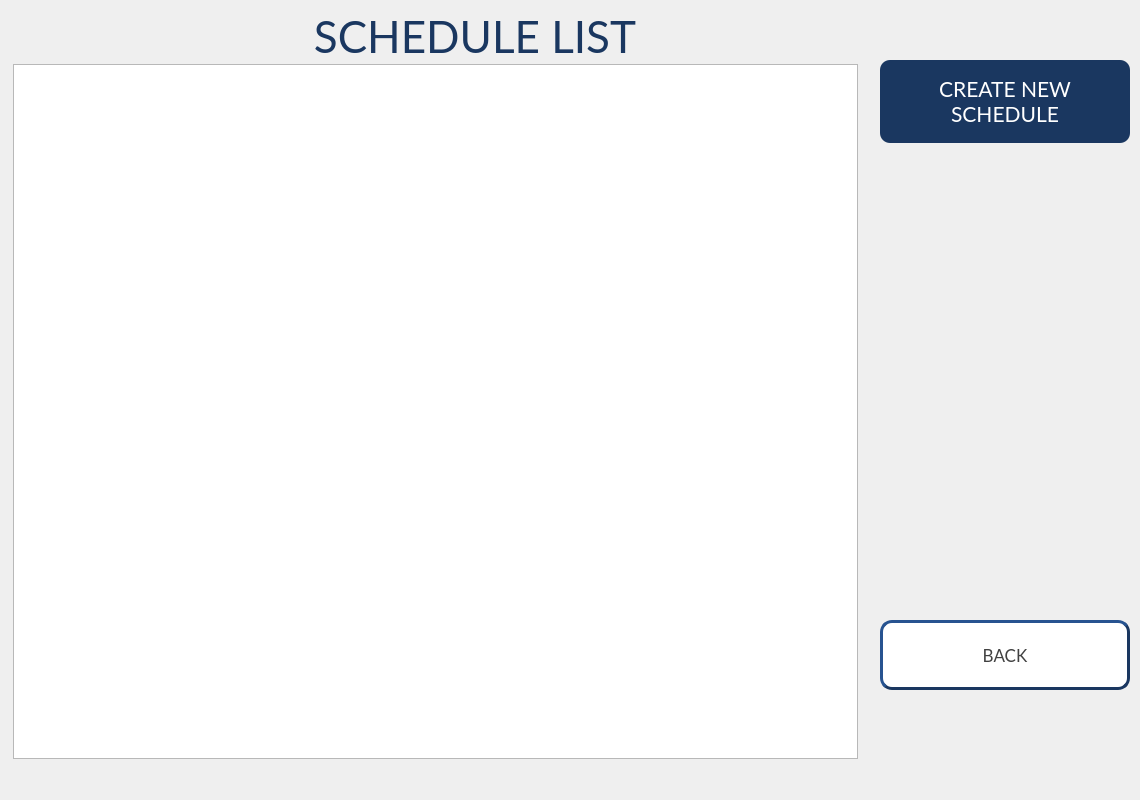
<?xml version="1.0" encoding="UTF-8"?>
<ui version="4.0">
 <class>HNS_Schedule_List_Screen</class>
 <widget class="QWidget" name="HNS_Schedule_List_Screen">
  <property name="geometry">
   <rect>
    <x>0</x>
    <y>0</y>
    <width>1140</width>
    <height>800</height>
   </rect>
  </property>
  <property name="windowTitle">
   <string>Form</string>
  </property>
  <widget class="QLabel" name="LBL_Schedule_Title_2">
   <property name="geometry">
    <rect>
     <x>100</x>
     <y>10</y>
     <width>750</width>
     <height>51</height>
    </rect>
   </property>
   <property name="font">
    <font>
     <family>Lato</family>
     <pointsize>33</pointsize>
    </font>
   </property>
   <property name="styleSheet">
    <string notr="true">color:#1A3760</string>
   </property>
   <property name="text">
    <string>SCHEDULE LIST</string>
   </property>
   <property name="alignment">
    <set>Qt::AlignCenter</set>
   </property>
  </widget>
  <widget class="QPushButton" name="PB_SchedList_Back">
   <property name="geometry">
    <rect>
     <x>880</x>
     <y>620</y>
     <width>250</width>
     <height>70</height>
    </rect>
   </property>
   <property name="font">
    <font>
     <family>Lato</family>
     <pointsize>13</pointsize>
    </font>
   </property>
   <property name="styleSheet">
    <string notr="true">QPushButton{
	background-color:#FFFFFF;
	color:#414141;
	border-style:outset;
	border-width:3px;
	border-color:#1A3760;
	border-radius:12px;
}</string>
   </property>
   <property name="text">
    <string>BACK</string>
   </property>
  </widget>
  <widget class="QListWidget" name="LW_Schedule_List">
   <property name="geometry">
    <rect>
     <x>13</x>
     <y>64</y>
     <width>845</width>
     <height>695</height>
    </rect>
   </property>
   <property name="sizePolicy">
    <sizepolicy hsizetype="Fixed" vsizetype="Fixed">
     <horstretch>0</horstretch>
     <verstretch>0</verstretch>
    </sizepolicy>
   </property>
  </widget>
  <widget class="QPushButton" name="PB_ShedList_NewSchedule">
   <property name="geometry">
    <rect>
     <x>880</x>
     <y>60</y>
     <width>250</width>
     <height>83</height>
    </rect>
   </property>
   <property name="font">
    <font>
     <family>Lato</family>
     <pointsize>16</pointsize>
    </font>
   </property>
   <property name="styleSheet">
    <string notr="true">    background-color:#1A3760;
    color:#FFFFFF;
	border-radius:10px</string>
   </property>
   <property name="text">
    <string>CREATE NEW
SCHEDULE</string>
   </property>
  </widget>
 </widget>
 <resources/>
 <connections/>
</ui>
